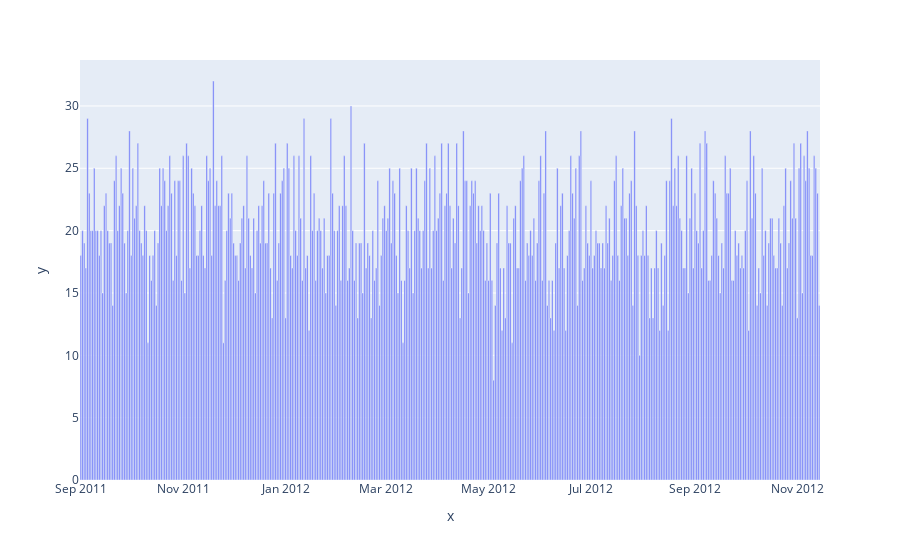

Notebook code for this chart:
### Code cell
counts_dates = flights["flight_date"].value_counts()

fig = px.bar(
    x=counts_dates.index,
    y=counts_dates.values
)

fig.show()

### Figure 1 — Plotly figure (JSON) as saved in the notebook; plotly's stock layout.template omitted (floating-point values rounded to 4 significant figures; data arrays with more than 128 entries replaced by an {"elided": "..."} marker saying what was removed)
{"data": [{"alignmentgroup": "True", "hovertemplate": "x=%{x}<br>y=%{y}<extra></extra>", "legendgroup": "", "marker": {"color": "#636efa"}, "name": "", "offsetgroup": "", "orientation": "v", "showlegend": false, "textposition": "auto", "type": "bar", "x": {"elided": "441 str values"}, "xaxis": "x", "y": {"elided": "441 int values"}, "yaxis": "y"}], "layout": {"barmode": "relative", "legend": {"tracegroupgap": 0}, "margin": {"t": 60}, "xaxis": {"anchor": "y", "domain": [0, 1], "title": {"text": "x"}}, "yaxis": {"anchor": "x", "domain": [0, 1], "title": {"text": "y"}}}}
